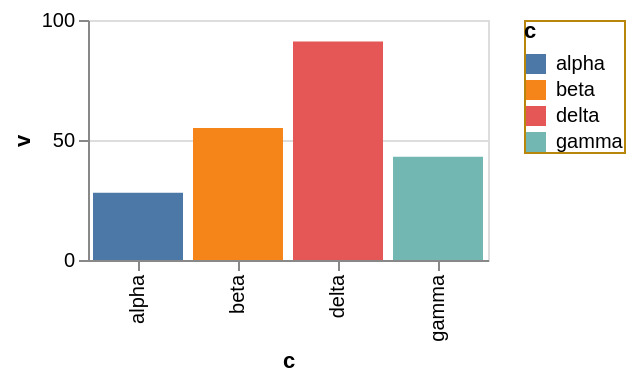

Specify this chart in Vega-Lite:
### Vega-Lite specification from a JSON file in a GitHub repository (floating-point values rounded to 4 significant figures)
{"$schema": "https://vega.github.io/schema/vega-lite/v6.json", "width": 200, "height": 120, "data": {"values": [{"c": "alpha", "v": 28, "w": 3, "t": "2024-01-07"}, {"c": "beta", "v": 55, "w": 7, "t": "2024-03-19"}, {"c": "gamma", "v": 43, "w": 5, "t": "2024-06-02"}, {"c": "delta", "v": 91, "w": 9, "t": "2024-09-11"}]}, "mark": "bar", "encoding": {"x": {"field": "c", "type": "nominal"}, "y": {"field": "v", "type": "quantitative"}, "color": {"field": "c", "type": "nominal"}}, "config": {"legend": {"strokeColor": "darkgoldenrod"}}}
